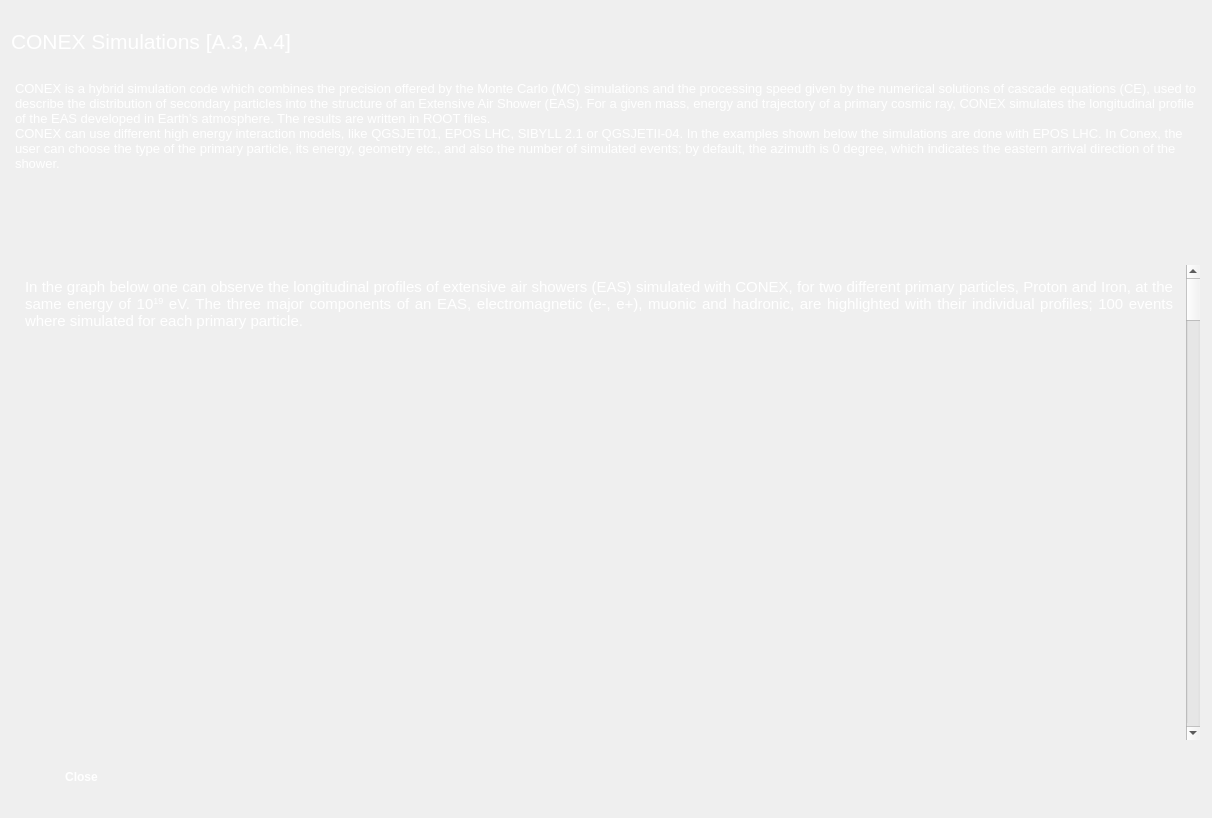
<?xml version="1.0" encoding="UTF-8"?>
<ui version="4.0">
 <class>Dialog13</class>
 <widget class="QDialog" name="Dialog13">
  <property name="geometry">
   <rect>
    <x>0</x>
    <y>0</y>
    <width>1212</width>
    <height>818</height>
   </rect>
  </property>
  <property name="windowTitle">
   <string>Dialog</string>
  </property>
  <property name="styleSheet">
   <string notr="true">#Dialog13
{
background-color: url transparent;
border-image: url(:bk1.jpg);
background: none;
border:  none;
background-repeat: none;
}</string>
  </property>
  <layout class="QVBoxLayout" name="verticalLayout">
   <item>
    <widget class="QLabel" name="label">
     <property name="minimumSize">
      <size>
       <width>360</width>
       <height>60</height>
      </size>
     </property>
     <property name="maximumSize">
      <size>
       <width>241</width>
       <height>60</height>
      </size>
     </property>
     <property name="palette">
      <palette>
       <active>
        <colorrole role="WindowText">
         <brush brushstyle="SolidPattern">
          <color alpha="255">
           <red>255</red>
           <green>255</green>
           <blue>255</blue>
          </color>
         </brush>
        </colorrole>
       </active>
       <inactive>
        <colorrole role="WindowText">
         <brush brushstyle="SolidPattern">
          <color alpha="255">
           <red>255</red>
           <green>255</green>
           <blue>255</blue>
          </color>
         </brush>
        </colorrole>
       </inactive>
       <disabled>
        <colorrole role="WindowText">
         <brush brushstyle="SolidPattern">
          <color alpha="255">
           <red>120</red>
           <green>120</green>
           <blue>120</blue>
          </color>
         </brush>
        </colorrole>
       </disabled>
      </palette>
     </property>
     <property name="font">
      <font>
       <pointsize>16</pointsize>
      </font>
     </property>
     <property name="text">
      <string>CONEX Simulations [A.3, A.4]</string>
     </property>
    </widget>
   </item>
   <item>
    <widget class="QPlainTextEdit" name="plainTextEdit">
     <property name="minimumSize">
      <size>
       <width>1190</width>
       <height>181</height>
      </size>
     </property>
     <property name="maximumSize">
      <size>
       <width>1190</width>
       <height>181</height>
      </size>
     </property>
     <property name="palette">
      <palette>
       <active>
        <colorrole role="WindowText">
         <brush brushstyle="SolidPattern">
          <color alpha="255">
           <red>255</red>
           <green>255</green>
           <blue>255</blue>
          </color>
         </brush>
        </colorrole>
        <colorrole role="Button">
         <brush brushstyle="SolidPattern">
          <color alpha="0">
           <red>255</red>
           <green>255</green>
           <blue>255</blue>
          </color>
         </brush>
        </colorrole>
        <colorrole role="Text">
         <brush brushstyle="SolidPattern">
          <color alpha="255">
           <red>255</red>
           <green>255</green>
           <blue>255</blue>
          </color>
         </brush>
        </colorrole>
        <colorrole role="Base">
         <brush brushstyle="NoBrush">
          <color alpha="255">
           <red>0</red>
           <green>0</green>
           <blue>0</blue>
          </color>
         </brush>
        </colorrole>
        <colorrole role="Window">
         <brush brushstyle="SolidPattern">
          <color alpha="0">
           <red>255</red>
           <green>255</green>
           <blue>255</blue>
          </color>
         </brush>
        </colorrole>
       </active>
       <inactive>
        <colorrole role="WindowText">
         <brush brushstyle="SolidPattern">
          <color alpha="255">
           <red>255</red>
           <green>255</green>
           <blue>255</blue>
          </color>
         </brush>
        </colorrole>
        <colorrole role="Button">
         <brush brushstyle="SolidPattern">
          <color alpha="0">
           <red>255</red>
           <green>255</green>
           <blue>255</blue>
          </color>
         </brush>
        </colorrole>
        <colorrole role="Text">
         <brush brushstyle="SolidPattern">
          <color alpha="255">
           <red>255</red>
           <green>255</green>
           <blue>255</blue>
          </color>
         </brush>
        </colorrole>
        <colorrole role="Base">
         <brush brushstyle="NoBrush">
          <color alpha="255">
           <red>0</red>
           <green>0</green>
           <blue>0</blue>
          </color>
         </brush>
        </colorrole>
        <colorrole role="Window">
         <brush brushstyle="SolidPattern">
          <color alpha="0">
           <red>255</red>
           <green>255</green>
           <blue>255</blue>
          </color>
         </brush>
        </colorrole>
       </inactive>
       <disabled>
        <colorrole role="WindowText">
         <brush brushstyle="SolidPattern">
          <color alpha="255">
           <red>120</red>
           <green>120</green>
           <blue>120</blue>
          </color>
         </brush>
        </colorrole>
        <colorrole role="Button">
         <brush brushstyle="SolidPattern">
          <color alpha="0">
           <red>255</red>
           <green>255</green>
           <blue>255</blue>
          </color>
         </brush>
        </colorrole>
        <colorrole role="Text">
         <brush brushstyle="SolidPattern">
          <color alpha="255">
           <red>120</red>
           <green>120</green>
           <blue>120</blue>
          </color>
         </brush>
        </colorrole>
        <colorrole role="Base">
         <brush brushstyle="NoBrush">
          <color alpha="255">
           <red>0</red>
           <green>0</green>
           <blue>0</blue>
          </color>
         </brush>
        </colorrole>
        <colorrole role="Window">
         <brush brushstyle="SolidPattern">
          <color alpha="0">
           <red>255</red>
           <green>255</green>
           <blue>255</blue>
          </color>
         </brush>
        </colorrole>
       </disabled>
      </palette>
     </property>
     <property name="font">
      <font>
       <pointsize>10</pointsize>
      </font>
     </property>
     <property name="layoutDirection">
      <enum>Qt::LeftToRight</enum>
     </property>
     <property name="styleSheet">
      <string notr="true">background-color:rgba(255, 255, 255, 00)</string>
     </property>
     <property name="frameShape">
      <enum>QFrame::NoFrame</enum>
     </property>
     <property name="frameShadow">
      <enum>QFrame::Plain</enum>
     </property>
     <property name="plainText">
      <string>CONEX is a hybrid simulation code which combines the precision offered by the Monte Carlo (MC) simulations and the processing speed given by the numerical solutions of cascade equations (CE), used to describe the distribution of secondary particles into the structure of an Extensive Air Shower (EAS). For a given mass, energy and trajectory of a primary cosmic ray, CONEX simulates the longitudinal profile of the EAS developed in Earth’s atmosphere. The results are written in ROOT files.
CONEX can use different high energy interaction models, like QGSJET01, EPOS LHC, SIBYLL 2.1 or QGSJETII-04. In the examples shown below the simulations are done with EPOS LHC. In Conex, the user can choose the type of the primary particle, its energy, geometry etc., and also the number of simulated events; by default, the azimuth is 0 degree, which indicates the eastern arrival direction of the shower.
</string>
     </property>
     <property name="textInteractionFlags">
      <set>Qt::NoTextInteraction</set>
     </property>
    </widget>
   </item>
   <item>
    <widget class="QScrollArea" name="scrollArea">
     <property name="styleSheet">
      <string notr="true">background-color:rgba(255, 255, 255, 00)</string>
     </property>
     <property name="widgetResizable">
      <bool>true</bool>
     </property>
     <widget class="QWidget" name="scrollAreaWidgetContents">
      <property name="geometry">
       <rect>
        <x>0</x>
        <y>0</y>
        <width>1167</width>
        <height>5181</height>
       </rect>
      </property>
      <layout class="QVBoxLayout" name="verticalLayout_2">
       <item>
        <widget class="QTextBrowser" name="textBrowser_4">
         <property name="minimumSize">
          <size>
           <width>0</width>
           <height>80</height>
          </size>
         </property>
         <property name="font">
          <font>
           <pointsize>11</pointsize>
          </font>
         </property>
         <property name="frameShape">
          <enum>QFrame::NoFrame</enum>
         </property>
         <property name="frameShadow">
          <enum>QFrame::Plain</enum>
         </property>
         <property name="html">
          <string>&lt;!DOCTYPE HTML PUBLIC &quot;-//W3C//DTD HTML 4.0//EN&quot; &quot;http://www.w3.org/TR/REC-html40/strict.dtd&quot;&gt;
&lt;html&gt;&lt;head&gt;&lt;meta name=&quot;qrichtext&quot; content=&quot;1&quot; /&gt;&lt;style type=&quot;text/css&quot;&gt;
p, li { white-space: pre-wrap; }
&lt;/style&gt;&lt;/head&gt;&lt;body style=&quot; font-family:'MS Shell Dlg 2'; font-size:11pt; font-weight:400; font-style:normal;&quot;&gt;
&lt;p align=&quot;justify&quot; style=&quot; margin-top:12px; margin-bottom:12px; margin-left:0px; margin-right:0px; -qt-block-indent:0; text-indent:0px;&quot;&gt;&lt;span style=&quot; color:#ffffff;&quot;&gt;In the graph below one can observe the longitudinal profiles of extensive air showers (EAS) simulated with CONEX, for two different primary particles, Proton and Iron, at the same energy of 10&lt;/span&gt;&lt;span style=&quot; color:#ffffff; vertical-align:super;&quot;&gt;19&lt;/span&gt;&lt;span style=&quot; color:#ffffff;&quot;&gt; eV. The three major components of an EAS, electromagnetic (e-, e+), muonic and hadronic, are highlighted with their individual profiles; 100 events where simulated for each primary particle.&lt;/span&gt;&lt;/p&gt;&lt;/body&gt;&lt;/html&gt;</string>
         </property>
        </widget>
       </item>
       <item>
        <widget class="QLabel" name="label_4">
         <property name="minimumSize">
          <size>
           <width>1145</width>
           <height>380</height>
          </size>
         </property>
         <property name="text">
          <string/>
         </property>
         <property name="alignment">
          <set>Qt::AlignCenter</set>
         </property>
        </widget>
       </item>
       <item>
        <widget class="QTextBrowser" name="textBrowser">
         <property name="minimumSize">
          <size>
           <width>0</width>
           <height>110</height>
          </size>
         </property>
         <property name="maximumSize">
          <size>
           <width>16777215</width>
           <height>110</height>
          </size>
         </property>
         <property name="focusPolicy">
          <enum>Qt::NoFocus</enum>
         </property>
         <property name="frameShape">
          <enum>QFrame::NoFrame</enum>
         </property>
         <property name="html">
          <string>&lt;!DOCTYPE HTML PUBLIC &quot;-//W3C//DTD HTML 4.0//EN&quot; &quot;http://www.w3.org/TR/REC-html40/strict.dtd&quot;&gt;
&lt;html&gt;&lt;head&gt;&lt;meta name=&quot;qrichtext&quot; content=&quot;1&quot; /&gt;&lt;style type=&quot;text/css&quot;&gt;
p, li { white-space: pre-wrap; }
&lt;/style&gt;&lt;/head&gt;&lt;body style=&quot; font-family:'MS Shell Dlg 2'; font-size:7.8pt; font-weight:400; font-style:normal;&quot;&gt;
&lt;p style=&quot; margin-top:0px; margin-bottom:0px; margin-left:0px; margin-right:0px; -qt-block-indent:0; text-indent:0px;&quot;&gt;&lt;span style=&quot; font-size:16pt; text-decoration: underline; color:#ffffff;&quot;&gt;Mass&lt;/span&gt;&lt;/p&gt;
&lt;p style=&quot;-qt-paragraph-type:empty; margin-top:0px; margin-bottom:0px; margin-left:0px; margin-right:0px; -qt-block-indent:0; text-indent:0px; font-size:8pt; text-decoration: underline; color:#ffffff;&quot;&gt;&lt;br /&gt;&lt;/p&gt;
&lt;p align=&quot;justify&quot; style=&quot; margin-top:0px; margin-bottom:0px; margin-left:0px; margin-right:0px; -qt-block-indent:0; text-indent:0px;&quot;&gt;&lt;span style=&quot; font-size:11pt; color:#ffffff;&quot;&gt;The number of secondary particles developed in the EAS usually rise with the mass of the primary particle; larger fluctuations are noticed for muons and hadrons, as well as for lighter nuclei. The EAS reaches its maximum higher in the development for a heavier nuclei.&lt;/span&gt;&lt;/p&gt;&lt;/body&gt;&lt;/html&gt;</string>
         </property>
        </widget>
       </item>
       <item>
        <layout class="QVBoxLayout" name="verticalLayout_3">
         <item>
          <widget class="QLabel" name="label_6">
           <property name="minimumSize">
            <size>
             <width>0</width>
             <height>400</height>
            </size>
           </property>
           <property name="text">
            <string>TextLabel</string>
           </property>
           <property name="alignment">
            <set>Qt::AlignCenter</set>
           </property>
          </widget>
         </item>
         <item>
          <widget class="QLabel" name="label_5">
           <property name="minimumSize">
            <size>
             <width>0</width>
             <height>400</height>
            </size>
           </property>
           <property name="text">
            <string>TextLabel</string>
           </property>
           <property name="alignment">
            <set>Qt::AlignCenter</set>
           </property>
          </widget>
         </item>
         <item>
          <widget class="QLabel" name="label_7">
           <property name="minimumSize">
            <size>
             <width>0</width>
             <height>400</height>
            </size>
           </property>
           <property name="text">
            <string>TextLabel</string>
           </property>
           <property name="alignment">
            <set>Qt::AlignCenter</set>
           </property>
          </widget>
         </item>
        </layout>
       </item>
       <item>
        <widget class="QTextBrowser" name="textBrowser_2">
         <property name="minimumSize">
          <size>
           <width>0</width>
           <height>90</height>
          </size>
         </property>
         <property name="frameShape">
          <enum>QFrame::NoFrame</enum>
         </property>
         <property name="html">
          <string>&lt;!DOCTYPE HTML PUBLIC &quot;-//W3C//DTD HTML 4.0//EN&quot; &quot;http://www.w3.org/TR/REC-html40/strict.dtd&quot;&gt;
&lt;html&gt;&lt;head&gt;&lt;meta name=&quot;qrichtext&quot; content=&quot;1&quot; /&gt;&lt;style type=&quot;text/css&quot;&gt;
p, li { white-space: pre-wrap; }
&lt;/style&gt;&lt;/head&gt;&lt;body style=&quot; font-family:'MS Shell Dlg 2'; font-size:7.8pt; font-weight:400; font-style:normal;&quot;&gt;
&lt;p style=&quot; margin-top:0px; margin-bottom:0px; margin-left:0px; margin-right:0px; -qt-block-indent:0; text-indent:0px;&quot;&gt;&lt;span style=&quot; font-size:16pt; text-decoration: underline; color:#ffffff;&quot;&gt;Energy&lt;/span&gt;&lt;/p&gt;
&lt;p style=&quot;-qt-paragraph-type:empty; margin-top:0px; margin-bottom:0px; margin-left:0px; margin-right:0px; -qt-block-indent:0; text-indent:0px; font-size:9pt; text-decoration: underline; color:#ffffff;&quot;&gt;&lt;br /&gt;&lt;/p&gt;
&lt;p align=&quot;justify&quot; style=&quot; margin-top:0px; margin-bottom:0px; margin-left:0px; margin-right:0px; -qt-block-indent:0; text-indent:0px;&quot;&gt;&lt;span style=&quot; font-size:11pt; color:#ffffff;&quot;&gt;The number of secondary particles developed in an EAS rise with the increased primary energy.&lt;/span&gt;&lt;/p&gt;&lt;/body&gt;&lt;/html&gt;</string>
         </property>
        </widget>
       </item>
       <item>
        <widget class="QLabel" name="label_8">
         <property name="minimumSize">
          <size>
           <width>0</width>
           <height>400</height>
          </size>
         </property>
         <property name="text">
          <string>TextLabel</string>
         </property>
         <property name="alignment">
          <set>Qt::AlignCenter</set>
         </property>
        </widget>
       </item>
       <item>
        <widget class="QLabel" name="label_9">
         <property name="minimumSize">
          <size>
           <width>0</width>
           <height>400</height>
          </size>
         </property>
         <property name="text">
          <string>TextLabel</string>
         </property>
         <property name="alignment">
          <set>Qt::AlignCenter</set>
         </property>
        </widget>
       </item>
       <item>
        <widget class="QLabel" name="label_10">
         <property name="minimumSize">
          <size>
           <width>0</width>
           <height>400</height>
          </size>
         </property>
         <property name="text">
          <string>TextLabel</string>
         </property>
         <property name="alignment">
          <set>Qt::AlignCenter</set>
         </property>
        </widget>
       </item>
       <item>
        <widget class="QLabel" name="label_17">
         <property name="minimumSize">
          <size>
           <width>0</width>
           <height>640</height>
          </size>
         </property>
         <property name="text">
          <string>TextLabel</string>
         </property>
         <property name="alignment">
          <set>Qt::AlignCenter</set>
         </property>
        </widget>
       </item>
       <item>
        <widget class="QTextBrowser" name="textBrowser_3">
         <property name="minimumSize">
          <size>
           <width>0</width>
           <height>120</height>
          </size>
         </property>
         <property name="frameShape">
          <enum>QFrame::NoFrame</enum>
         </property>
         <property name="html">
          <string>&lt;!DOCTYPE HTML PUBLIC &quot;-//W3C//DTD HTML 4.0//EN&quot; &quot;http://www.w3.org/TR/REC-html40/strict.dtd&quot;&gt;
&lt;html&gt;&lt;head&gt;&lt;meta name=&quot;qrichtext&quot; content=&quot;1&quot; /&gt;&lt;style type=&quot;text/css&quot;&gt;
p, li { white-space: pre-wrap; }
&lt;/style&gt;&lt;/head&gt;&lt;body style=&quot; font-family:'MS Shell Dlg 2'; font-size:7.8pt; font-weight:400; font-style:normal;&quot;&gt;
&lt;p style=&quot; margin-top:0px; margin-bottom:0px; margin-left:0px; margin-right:0px; -qt-block-indent:0; text-indent:0px;&quot;&gt;&lt;span style=&quot; font-size:16pt; text-decoration: underline; color:#ffffff;&quot;&gt;Zenith Dependency&lt;/span&gt;&lt;/p&gt;
&lt;p style=&quot;-qt-paragraph-type:empty; margin-top:0px; margin-bottom:0px; margin-left:0px; margin-right:0px; -qt-block-indent:0; text-indent:0px; font-size:8pt; text-decoration: underline; color:#ffffff;&quot;&gt;&lt;br /&gt;&lt;/p&gt;
&lt;p align=&quot;justify&quot; style=&quot; margin-top:0px; margin-bottom:0px; margin-left:0px; margin-right:0px; -qt-block-indent:0; text-indent:0px;&quot;&gt;&lt;span style=&quot; font-size:11pt; color:#ffffff;&quot;&gt;In principle, for vertical showers the production rate of secondary particles rise and vanish faster with energy and mass of the primary, while for inclined showers (i.e. zenith =/&amp;gt; 60 degrees) the production rate of secondary particles drops a little but leave longer. &lt;/span&gt;&lt;/p&gt;&lt;/body&gt;&lt;/html&gt;</string>
         </property>
        </widget>
       </item>
       <item>
        <layout class="QHBoxLayout" name="horizontalLayout_2">
         <item>
          <widget class="QLabel" name="label_2">
           <property name="palette">
            <palette>
             <active>
              <colorrole role="WindowText">
               <brush brushstyle="SolidPattern">
                <color alpha="255">
                 <red>255</red>
                 <green>255</green>
                 <blue>255</blue>
                </color>
               </brush>
              </colorrole>
              <colorrole role="Button">
               <brush brushstyle="SolidPattern">
                <color alpha="0">
                 <red>255</red>
                 <green>255</green>
                 <blue>255</blue>
                </color>
               </brush>
              </colorrole>
              <colorrole role="Base">
               <brush brushstyle="SolidPattern">
                <color alpha="0">
                 <red>255</red>
                 <green>255</green>
                 <blue>255</blue>
                </color>
               </brush>
              </colorrole>
              <colorrole role="Window">
               <brush brushstyle="SolidPattern">
                <color alpha="0">
                 <red>255</red>
                 <green>255</green>
                 <blue>255</blue>
                </color>
               </brush>
              </colorrole>
             </active>
             <inactive>
              <colorrole role="WindowText">
               <brush brushstyle="SolidPattern">
                <color alpha="255">
                 <red>255</red>
                 <green>255</green>
                 <blue>255</blue>
                </color>
               </brush>
              </colorrole>
              <colorrole role="Button">
               <brush brushstyle="SolidPattern">
                <color alpha="0">
                 <red>255</red>
                 <green>255</green>
                 <blue>255</blue>
                </color>
               </brush>
              </colorrole>
              <colorrole role="Base">
               <brush brushstyle="SolidPattern">
                <color alpha="0">
                 <red>255</red>
                 <green>255</green>
                 <blue>255</blue>
                </color>
               </brush>
              </colorrole>
              <colorrole role="Window">
               <brush brushstyle="SolidPattern">
                <color alpha="0">
                 <red>255</red>
                 <green>255</green>
                 <blue>255</blue>
                </color>
               </brush>
              </colorrole>
             </inactive>
             <disabled>
              <colorrole role="WindowText">
               <brush brushstyle="SolidPattern">
                <color alpha="255">
                 <red>120</red>
                 <green>120</green>
                 <blue>120</blue>
                </color>
               </brush>
              </colorrole>
              <colorrole role="Button">
               <brush brushstyle="SolidPattern">
                <color alpha="0">
                 <red>255</red>
                 <green>255</green>
                 <blue>255</blue>
                </color>
               </brush>
              </colorrole>
              <colorrole role="Base">
               <brush brushstyle="SolidPattern">
                <color alpha="0">
                 <red>255</red>
                 <green>255</green>
                 <blue>255</blue>
                </color>
               </brush>
              </colorrole>
              <colorrole role="Window">
               <brush brushstyle="SolidPattern">
                <color alpha="0">
                 <red>255</red>
                 <green>255</green>
                 <blue>255</blue>
                </color>
               </brush>
              </colorrole>
             </disabled>
            </palette>
           </property>
           <property name="font">
            <font>
             <pointsize>12</pointsize>
            </font>
           </property>
           <property name="text">
            <string>Proton</string>
           </property>
           <property name="alignment">
            <set>Qt::AlignCenter</set>
           </property>
          </widget>
         </item>
         <item>
          <widget class="QLabel" name="label_3">
           <property name="palette">
            <palette>
             <active>
              <colorrole role="WindowText">
               <brush brushstyle="SolidPattern">
                <color alpha="255">
                 <red>255</red>
                 <green>255</green>
                 <blue>255</blue>
                </color>
               </brush>
              </colorrole>
              <colorrole role="Button">
               <brush brushstyle="SolidPattern">
                <color alpha="0">
                 <red>255</red>
                 <green>255</green>
                 <blue>255</blue>
                </color>
               </brush>
              </colorrole>
              <colorrole role="Base">
               <brush brushstyle="SolidPattern">
                <color alpha="0">
                 <red>255</red>
                 <green>255</green>
                 <blue>255</blue>
                </color>
               </brush>
              </colorrole>
              <colorrole role="Window">
               <brush brushstyle="SolidPattern">
                <color alpha="0">
                 <red>255</red>
                 <green>255</green>
                 <blue>255</blue>
                </color>
               </brush>
              </colorrole>
             </active>
             <inactive>
              <colorrole role="WindowText">
               <brush brushstyle="SolidPattern">
                <color alpha="255">
                 <red>255</red>
                 <green>255</green>
                 <blue>255</blue>
                </color>
               </brush>
              </colorrole>
              <colorrole role="Button">
               <brush brushstyle="SolidPattern">
                <color alpha="0">
                 <red>255</red>
                 <green>255</green>
                 <blue>255</blue>
                </color>
               </brush>
              </colorrole>
              <colorrole role="Base">
               <brush brushstyle="SolidPattern">
                <color alpha="0">
                 <red>255</red>
                 <green>255</green>
                 <blue>255</blue>
                </color>
               </brush>
              </colorrole>
              <colorrole role="Window">
               <brush brushstyle="SolidPattern">
                <color alpha="0">
                 <red>255</red>
                 <green>255</green>
                 <blue>255</blue>
                </color>
               </brush>
              </colorrole>
             </inactive>
             <disabled>
              <colorrole role="WindowText">
               <brush brushstyle="SolidPattern">
                <color alpha="255">
                 <red>120</red>
                 <green>120</green>
                 <blue>120</blue>
                </color>
               </brush>
              </colorrole>
              <colorrole role="Button">
               <brush brushstyle="SolidPattern">
                <color alpha="0">
                 <red>255</red>
                 <green>255</green>
                 <blue>255</blue>
                </color>
               </brush>
              </colorrole>
              <colorrole role="Base">
               <brush brushstyle="SolidPattern">
                <color alpha="0">
                 <red>255</red>
                 <green>255</green>
                 <blue>255</blue>
                </color>
               </brush>
              </colorrole>
              <colorrole role="Window">
               <brush brushstyle="SolidPattern">
                <color alpha="0">
                 <red>255</red>
                 <green>255</green>
                 <blue>255</blue>
                </color>
               </brush>
              </colorrole>
             </disabled>
            </palette>
           </property>
           <property name="font">
            <font>
             <pointsize>12</pointsize>
            </font>
           </property>
           <property name="text">
            <string>Iron</string>
           </property>
           <property name="alignment">
            <set>Qt::AlignCenter</set>
           </property>
          </widget>
         </item>
        </layout>
       </item>
       <item>
        <layout class="QHBoxLayout" name="horizontalLayout_4">
         <item>
          <widget class="QLabel" name="label_15">
           <property name="minimumSize">
            <size>
             <width>0</width>
             <height>400</height>
            </size>
           </property>
           <property name="text">
            <string>TextLabel</string>
           </property>
           <property name="alignment">
            <set>Qt::AlignCenter</set>
           </property>
          </widget>
         </item>
         <item>
          <widget class="QLabel" name="label_16">
           <property name="minimumSize">
            <size>
             <width>0</width>
             <height>400</height>
            </size>
           </property>
           <property name="text">
            <string>TextLabel</string>
           </property>
           <property name="alignment">
            <set>Qt::AlignCenter</set>
           </property>
          </widget>
         </item>
        </layout>
       </item>
       <item>
        <layout class="QHBoxLayout" name="horizontalLayout_3">
         <item>
          <widget class="QLabel" name="label_11">
           <property name="minimumSize">
            <size>
             <width>0</width>
             <height>400</height>
            </size>
           </property>
           <property name="text">
            <string>TextLabel</string>
           </property>
           <property name="alignment">
            <set>Qt::AlignCenter</set>
           </property>
          </widget>
         </item>
         <item>
          <widget class="QLabel" name="label_12">
           <property name="minimumSize">
            <size>
             <width>0</width>
             <height>400</height>
            </size>
           </property>
           <property name="text">
            <string>TextLabel</string>
           </property>
           <property name="alignment">
            <set>Qt::AlignCenter</set>
           </property>
          </widget>
         </item>
        </layout>
       </item>
       <item>
        <layout class="QHBoxLayout" name="horizontalLayout_5">
         <item>
          <widget class="QLabel" name="label_13">
           <property name="minimumSize">
            <size>
             <width>0</width>
             <height>400</height>
            </size>
           </property>
           <property name="text">
            <string>TextLabel</string>
           </property>
           <property name="alignment">
            <set>Qt::AlignCenter</set>
           </property>
          </widget>
         </item>
         <item>
          <widget class="QLabel" name="label_14">
           <property name="minimumSize">
            <size>
             <width>0</width>
             <height>400</height>
            </size>
           </property>
           <property name="styleSheet">
            <string notr="true">background-color:rgba(255, 255, 255, 00)</string>
           </property>
           <property name="text">
            <string>TextLabel</string>
           </property>
           <property name="alignment">
            <set>Qt::AlignCenter</set>
           </property>
          </widget>
         </item>
        </layout>
       </item>
      </layout>
     </widget>
    </widget>
   </item>
   <item>
    <widget class="QPushButton" name="pushButton">
     <property name="minimumSize">
      <size>
       <width>141</width>
       <height>60</height>
      </size>
     </property>
     <property name="maximumSize">
      <size>
       <width>141</width>
       <height>60</height>
      </size>
     </property>
     <property name="palette">
      <palette>
       <active>
        <colorrole role="ButtonText">
         <brush brushstyle="SolidPattern">
          <color alpha="255">
           <red>255</red>
           <green>255</green>
           <blue>255</blue>
          </color>
         </brush>
        </colorrole>
       </active>
       <inactive>
        <colorrole role="ButtonText">
         <brush brushstyle="SolidPattern">
          <color alpha="255">
           <red>255</red>
           <green>255</green>
           <blue>255</blue>
          </color>
         </brush>
        </colorrole>
       </inactive>
       <disabled>
        <colorrole role="ButtonText">
         <brush brushstyle="SolidPattern">
          <color alpha="255">
           <red>120</red>
           <green>120</green>
           <blue>120</blue>
          </color>
         </brush>
        </colorrole>
       </disabled>
      </palette>
     </property>
     <property name="font">
      <font>
       <pointsize>9</pointsize>
       <weight>75</weight>
       <bold>true</bold>
      </font>
     </property>
     <property name="styleSheet">
      <string notr="true">#pushButton{
background-color: url transparent;
border-image: url(:un3.png);
background: none;
border:  none;
background-repeat: none;
}
#pushButton:hover
{
border-image: url(:un1.png);
}
#pushButton:pressed
{
border-image: url(:un2.png);
}</string>
     </property>
     <property name="text">
      <string>Close</string>
     </property>
    </widget>
   </item>
  </layout>
 </widget>
 <resources/>
 <connections>
  <connection>
   <sender>pushButton</sender>
   <signal>clicked()</signal>
   <receiver>Dialog13</receiver>
   <slot>close()</slot>
   <hints>
    <hint type="sourcelabel">
     <x>91</x>
     <y>772</y>
    </hint>
    <hint type="destinationlabel">
     <x>303</x>
     <y>814</y>
    </hint>
   </hints>
  </connection>
 </connections>
</ui>
